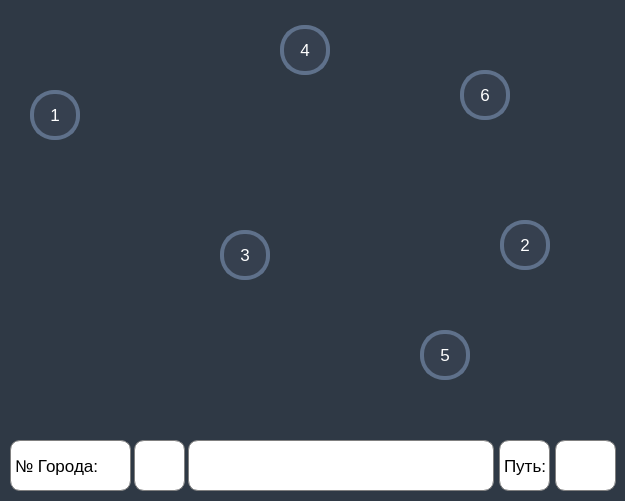
<?xml version="1.0" encoding="UTF-8"?>
<ui version="4.0">
 <class>MainWindow</class>
 <widget class="QMainWindow" name="MainWindow">
  <property name="enabled">
   <bool>true</bool>
  </property>
  <property name="geometry">
   <rect>
    <x>0</x>
    <y>0</y>
    <width>625</width>
    <height>501</height>
   </rect>
  </property>
  <property name="minimumSize">
   <size>
    <width>625</width>
    <height>501</height>
   </size>
  </property>
  <property name="maximumSize">
   <size>
    <width>625</width>
    <height>501</height>
   </size>
  </property>
  <property name="windowTitle">
   <string>MainWindow</string>
  </property>
  <property name="styleSheet">
   <string notr="true">QMainWindow{
	background-color: rgb(47, 57, 69);
} </string>
  </property>
  <widget class="QWidget" name="centralwidget">
   <property name="styleSheet">
    <string notr="true">QWidget{
	background-color: rgb(47, 57, 69);
}</string>
   </property>
   <widget class="QLabel" name="label">
    <property name="geometry">
     <rect>
      <x>10</x>
      <y>440</y>
      <width>121</width>
      <height>51</height>
     </rect>
    </property>
    <property name="font">
     <font>
      <pointsize>13</pointsize>
     </font>
    </property>
    <property name="styleSheet">
     <string notr="true">QLabel{
border: 1px solid grey;
background-color:rgb(255, 255, 255);

  qproperty-alignment: 'AlignVCenter | AlignCenter';
border-radius: 10px;
}</string>
    </property>
    <property name="text">
     <string>№ Города:</string>
    </property>
   </widget>
   <widget class="QGraphicsView" name="graphicsView">
    <property name="geometry">
     <rect>
      <x>5</x>
      <y>10</y>
      <width>611</width>
      <height>421</height>
     </rect>
    </property>
    <property name="styleSheet">
     <string notr="true">QGraphicsView{
border: none;
}</string>
    </property>
   </widget>
   <widget class="QLabel" name="label_postroit">
    <property name="geometry">
     <rect>
      <x>220</x>
      <y>130</y>
      <width>111</width>
      <height>51</height>
     </rect>
    </property>
    <property name="text">
     <string/>
    </property>
   </widget>
   <widget class="QLabel" name="label_optim">
    <property name="geometry">
     <rect>
      <x>188</x>
      <y>440</y>
      <width>306</width>
      <height>51</height>
     </rect>
    </property>
    <property name="font">
     <font>
      <pointsize>15</pointsize>
     </font>
    </property>
    <property name="styleSheet">
     <string notr="true">QLabel{
border: 1px solid grey;
background-color:rgb(255, 255, 255);

  qproperty-alignment: 'AlignVCenter | AlignCenter';
border-radius: 10px;
}</string>
    </property>
    <property name="text">
     <string/>
    </property>
   </widget>
   <widget class="QPushButton" name="pushButton_1">
    <property name="geometry">
     <rect>
      <x>30</x>
      <y>90</y>
      <width>50</width>
      <height>50</height>
     </rect>
    </property>
    <property name="font">
     <font>
      <pointsize>13</pointsize>
     </font>
    </property>
    <property name="cursor">
     <cursorShape>PointingHandCursor</cursorShape>
    </property>
    <property name="styleSheet">
     <string notr="true">QPushButton
{
color: white;
background-color: rgb(54, 64, 79);
border: 4px solid rgb(95, 113, 139);
border-radius: 24px;
}

QPushButton::pressed
{
background-color:qlineargradient(spread:pad, x1:0, y1:0, x2:0, y2:1, stop:0 rgba(54, 64, 79, 255), stop:1 rgba(170, 170, 170, 255));
}</string>
    </property>
    <property name="text">
     <string>1</string>
    </property>
   </widget>
   <widget class="QPushButton" name="pushButton_2">
    <property name="geometry">
     <rect>
      <x>500</x>
      <y>220</y>
      <width>50</width>
      <height>50</height>
     </rect>
    </property>
    <property name="font">
     <font>
      <pointsize>13</pointsize>
     </font>
    </property>
    <property name="cursor">
     <cursorShape>PointingHandCursor</cursorShape>
    </property>
    <property name="styleSheet">
     <string notr="true">QPushButton
{
color: white;
background-color: rgb(54, 64, 79);
border: 4px solid rgb(95, 113, 139);
border-radius: 24px;
}

QPushButton::pressed
{
background-color:qlineargradient(spread:pad, x1:0, y1:0, x2:0, y2:1, stop:0 rgba(54, 64, 79, 255), stop:1 rgba(170, 170, 170, 255));
}</string>
    </property>
    <property name="text">
     <string>2</string>
    </property>
   </widget>
   <widget class="QPushButton" name="pushButton_5">
    <property name="geometry">
     <rect>
      <x>420</x>
      <y>330</y>
      <width>50</width>
      <height>50</height>
     </rect>
    </property>
    <property name="font">
     <font>
      <pointsize>13</pointsize>
     </font>
    </property>
    <property name="cursor">
     <cursorShape>PointingHandCursor</cursorShape>
    </property>
    <property name="styleSheet">
     <string notr="true">QPushButton
{
color: white;
background-color: rgb(54, 64, 79);
border: 4px solid rgb(95, 113, 139);
border-radius: 24px;
}

QPushButton::pressed
{
background-color:qlineargradient(spread:pad, x1:0, y1:0, x2:0, y2:1, stop:0 rgba(54, 64, 79, 255), stop:1 rgba(170, 170, 170, 255));
}</string>
    </property>
    <property name="text">
     <string>5</string>
    </property>
   </widget>
   <widget class="QPushButton" name="pushButton_3">
    <property name="geometry">
     <rect>
      <x>220</x>
      <y>230</y>
      <width>50</width>
      <height>50</height>
     </rect>
    </property>
    <property name="font">
     <font>
      <pointsize>13</pointsize>
     </font>
    </property>
    <property name="cursor">
     <cursorShape>PointingHandCursor</cursorShape>
    </property>
    <property name="styleSheet">
     <string notr="true">QPushButton
{
color: white;
background-color: rgb(54, 64, 79);
border: 4px solid rgb(95, 113, 139);
border-radius: 24px;
}

QPushButton::pressed
{
background-color:qlineargradient(spread:pad, x1:0, y1:0, x2:0, y2:1, stop:0 rgba(54, 64, 79, 255), stop:1 rgba(170, 170, 170, 255));
}</string>
    </property>
    <property name="text">
     <string>3</string>
    </property>
   </widget>
   <widget class="QPushButton" name="pushButton_4">
    <property name="geometry">
     <rect>
      <x>280</x>
      <y>25</y>
      <width>50</width>
      <height>50</height>
     </rect>
    </property>
    <property name="font">
     <font>
      <pointsize>13</pointsize>
     </font>
    </property>
    <property name="cursor">
     <cursorShape>PointingHandCursor</cursorShape>
    </property>
    <property name="styleSheet">
     <string notr="true">QPushButton
{
color: white;
background-color: rgb(54, 64, 79);
border: 4px solid rgb(95, 113, 139);
border-radius: 24px;
}

QPushButton::pressed
{
background-color:qlineargradient(spread:pad, x1:0, y1:0, x2:0, y2:1, stop:0 rgba(54, 64, 79, 255), stop:1 rgba(170, 170, 170, 255));
}</string>
    </property>
    <property name="text">
     <string>4</string>
    </property>
   </widget>
   <widget class="QPushButton" name="pushButton_6">
    <property name="geometry">
     <rect>
      <x>460</x>
      <y>70</y>
      <width>50</width>
      <height>50</height>
     </rect>
    </property>
    <property name="font">
     <font>
      <pointsize>13</pointsize>
     </font>
    </property>
    <property name="cursor">
     <cursorShape>PointingHandCursor</cursorShape>
    </property>
    <property name="styleSheet">
     <string notr="true">QPushButton
{
color: white;
background-color: rgb(54, 64, 79);
border: 4px solid rgb(95, 113, 139);
border-radius: 24px;
}

QPushButton::pressed
{
background-color:qlineargradient(spread:pad, x1:0, y1:0, x2:0, y2:1, stop:0 rgba(54, 64, 79, 255), stop:1 rgba(170, 170, 170, 255));
}</string>
    </property>
    <property name="text">
     <string>6</string>
    </property>
   </widget>
   <widget class="QLabel" name="label_gorod">
    <property name="geometry">
     <rect>
      <x>134</x>
      <y>440</y>
      <width>51</width>
      <height>51</height>
     </rect>
    </property>
    <property name="font">
     <font>
      <pointsize>18</pointsize>
     </font>
    </property>
    <property name="styleSheet">
     <string notr="true">QLabel{
border: 1px solid grey;
background-color:rgb(255, 255, 255);

  qproperty-alignment: 'AlignVCenter | AlignCenter';
border-radius: 10px;
}</string>
    </property>
    <property name="text">
     <string/>
    </property>
   </widget>
   <widget class="QLabel" name="label_2">
    <property name="geometry">
     <rect>
      <x>499</x>
      <y>440</y>
      <width>51</width>
      <height>51</height>
     </rect>
    </property>
    <property name="font">
     <font>
      <pointsize>13</pointsize>
     </font>
    </property>
    <property name="styleSheet">
     <string notr="true">QLabel{
border: 1px solid grey;
background-color:rgb(255, 255, 255);

  qproperty-alignment: 'AlignVCenter | AlignCenter';
border-radius: 10px;
}</string>
    </property>
    <property name="text">
     <string>Путь:</string>
    </property>
   </widget>
   <widget class="QLabel" name="label_put">
    <property name="geometry">
     <rect>
      <x>555</x>
      <y>440</y>
      <width>61</width>
      <height>51</height>
     </rect>
    </property>
    <property name="font">
     <font>
      <pointsize>18</pointsize>
     </font>
    </property>
    <property name="styleSheet">
     <string notr="true">QLabel{
border: 1px solid grey;
background-color:rgb(255, 255, 255);

  qproperty-alignment: 'AlignVCenter | AlignCenter';
border-radius: 10px;
}</string>
    </property>
    <property name="text">
     <string/>
    </property>
   </widget>
   <zorder>label</zorder>
   <zorder>graphicsView</zorder>
   <zorder>label_postroit</zorder>
   <zorder>label_optim</zorder>
   <zorder>label_gorod</zorder>
   <zorder>pushButton_6</zorder>
   <zorder>pushButton_4</zorder>
   <zorder>pushButton_2</zorder>
   <zorder>pushButton_5</zorder>
   <zorder>pushButton_1</zorder>
   <zorder>pushButton_3</zorder>
   <zorder>label_2</zorder>
   <zorder>label_put</zorder>
  </widget>
 </widget>
 <resources/>
 <connections/>
</ui>
